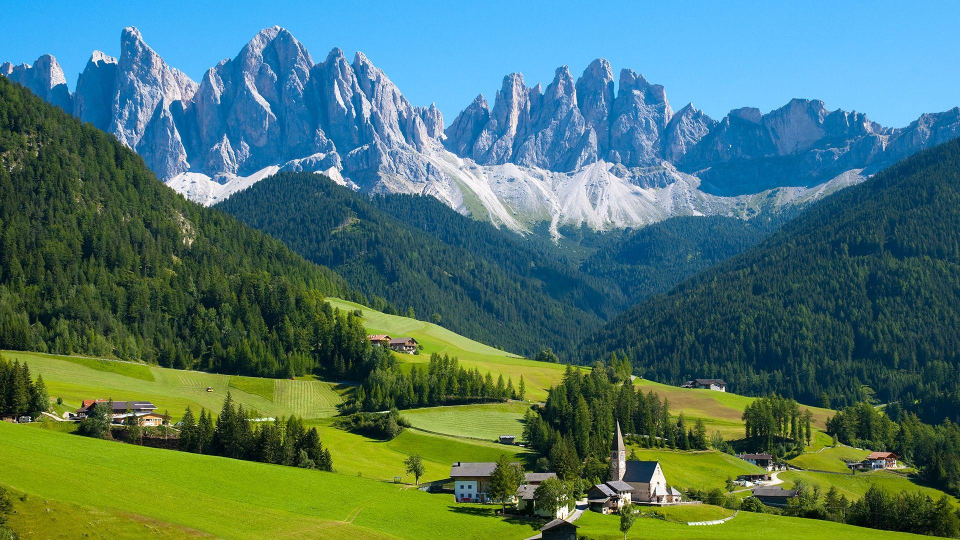
#> input picture Advance/img6.jpg, 1920 x 1080 px (shown at 1/2 size)
$ python bitwise_operation.py
#> lines starting #> are read from the running program, lines starting #| are printed output that depends on the picture; after the words box and inside, x2 and y2 are one past the last pixel; in counts of white or black regions, pixels touching at a corner belong together
import cv2 as cv
from cv2 import rectangle
from cv2 import circle
from cv2 import bitwise_and
from cv2 import bitwise_or
import numpy as np


# load the imgae
img = cv.imread('img6.jpg')
#> img is the input picture: shape (1080, 1920, 3); mean B, G, R 107.9, 118.1, 76.6
cv.imshow('House', img)
# blank
blank = np.zeros((400, 400), dtype='uint8')
rectangle = cv.rectangle(blank.copy(), (30, 30), (370, 370), 255, -1)
circle = cv.circle(blank.copy(), (200, 200), 200, 255, -1)
cv.imshow('Rectangle', rectangle)
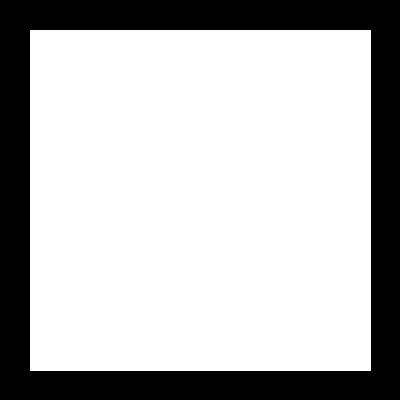
#> window 'Rectangle': shape (400, 400); 72.7% white; 1 black region, box (x1, y1, x2, y2) and area: (0, 0, 400, 400) 43719
cv.imshow("circle", circle)
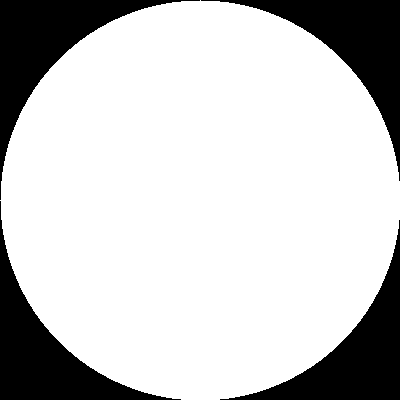
#> window 'circle': shape (400, 400); 78.5% white; 4 black regions, box (x1, y1, x2, y2) and area: (0, 0, 200, 200) 8793, (201, 0, 400, 181) 8593, (0, 201, 181, 400) 8593, (220, 220, 400, 400) 8394

# bitwise-and-intersecting region
bitwise_and = cv.bitwise_and(rectangle, circle)
cv.imshow("bitwise_and", bitwise_and)
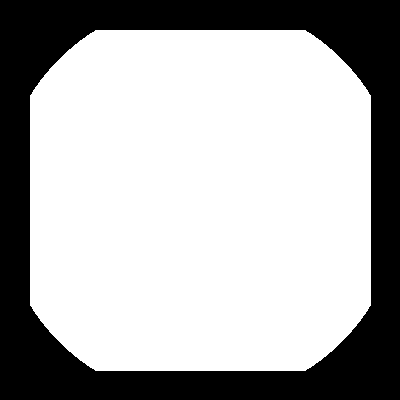
#> window 'bitwise_and': shape (400, 400); 68.1% white; 1 black region, box (x1, y1, x2, y2) and area: (0, 0, 400, 400) 51051

# bitwise_or
# non interseting  and interseting
bitwise_or = cv.bitwise_or(rectangle, circle)
cv.imshow("bitwise_or", bitwise_or)
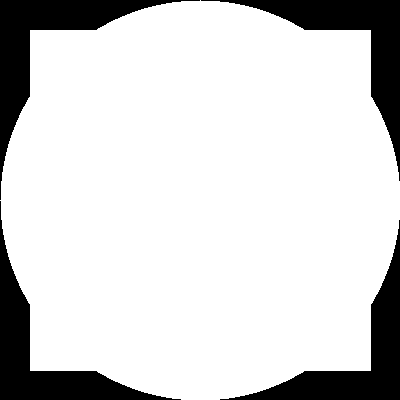
#> window 'bitwise_or': shape (400, 400); 83.1% white; 4 black regions, box (x1, y1, x2, y2) and area: (0, 0, 200, 200) 6960, (201, 0, 400, 181) 6760, (0, 201, 181, 400) 6760, (220, 220, 400, 400) 6561


# bitwise_xor
# non interseting
bitwise_xor = cv.bitwise_xor(rectangle, circle)
cv.imshow("bitwise_xor", bitwise_xor)
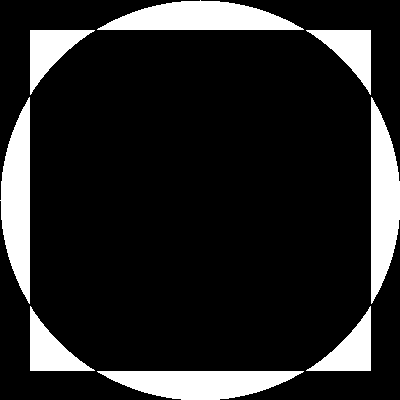
#> window 'bitwise_xor': shape (400, 400); 15% white; 8 white regions, largest, box (x1, y1, x2, y2) and area: (97, 0, 304, 30) 4170, (0, 97, 30, 304) 4170, (371, 97, 400, 304) 4169

# bitwise_xor
bitwise_not = cv.bitwise_not(rectangle)
cv.imshow("bitwise_not", bitwise_not)

# bitwise_xor
bitwise_not = cv.bitwise_not(circle)
cv.imshow("bitwise_not", bitwise_not)

cv.waitKey(0)
